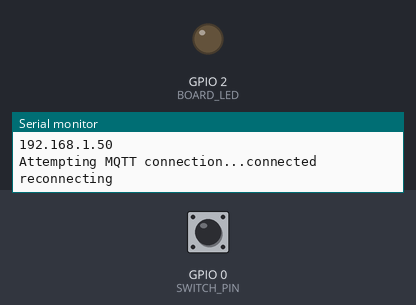
A sketch run on a simulated ESP8266 (Wemos D1 mini). Parts: output pins drawn as LEDs (lit = HIGH), the last lines printed to the serial monitor. Inputs (shaded band) come from the test bench; at power-on: GPIO 0 (SWITCH_PIN) HIGH. WiFi joins after 1.5 s; servers stay silent unless stated; random numbers use the default seed unless the sketch sets one; no MQTT or app messages arrive unless stated.

Above: at 2.7 s.
2.8 s: GPIO 0 (SWITCH_PIN) pulled LOW for 0.15 s
At 2.87 s:
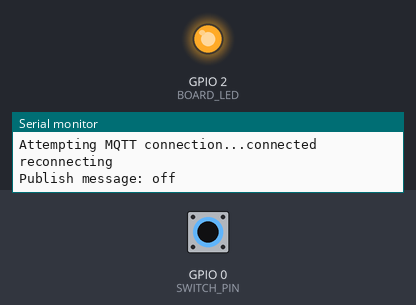
4.4 s: GPIO 0 (SWITCH_PIN) pulled LOW for 3.2 s
At 8.9 s:
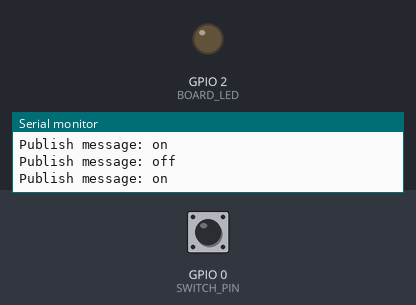
Timing chart, 0 to 10.4 s (numbered marks = the images above; inputs shaded):
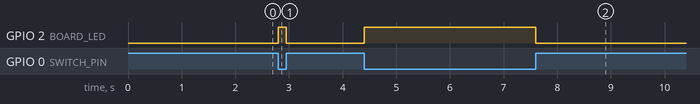

Measured:
- after the input at 2.8 s, GPIO 2 (BOARD_LED): LOW → HIGH at once, → LOW 0.15 s later
- after the input at 4.4 s, GPIO 2 (BOARD_LED): LOW → HIGH at once, → LOW 3.2 s later

The sketch:

mqtt_blink_switch.ino
```cpp
#include <ESP8266WiFi.h>
#include <PubSubClient.h>

/*
  Based on:
  https://www.arduino.cc/en/Tutorial/BuiltInExamples/Blink
  and
  https://github.com/knolleary/pubsubclient/blob/v2.8/examples/mqtt_esp8266/mqtt_esp8266.ino
*/

// PINS
const int BOARD_LED = 2; // d1 mini board led
const int SWITCH_PIN = 0; // D3-Pin
const int SWITCH_LED = 4; // D2-Pin
int switch_val = 0;

// NETWORK VALUES
const char* ssid = "PLACEHOLDER";
const char* password = "PLACEHOLDER";
const char* mqtt_server = "PLACEHOLDER";

// MQTT VALUES
const char* mqtt_username = "PLACEHOLDER";
const char* mqtt_password = "PLACEHOLDER";

int has_sent = 0;

WiFiClient espClient;
PubSubClient client(espClient);
unsigned long lastMsg = 0;
#define MSG_BUFFER_SIZE	(50)
char msg[MSG_BUFFER_SIZE];
int value = 0;

void setup_wifi() {

  delay(10);
  // We start by connecting to a WiFi network
  Serial.println();
  Serial.print("Connecting to ");
  Serial.println(ssid);

  WiFi.mode(WIFI_STA);
  WiFi.begin(ssid, password);

  Serial.print("setting up...");

  while (WiFi.status() != WL_CONNECTED) {
    delay(500);
    Serial.print(".");
  }

  randomSeed(micros());

  Serial.println("");
  Serial.println("WiFi connected");
  Serial.println("IP address: ");
  Serial.println(WiFi.localIP());
}

void callback(char* topic, byte* payload, unsigned int length) {
  Serial.print("Message arrived [");
  Serial.print(topic);
  Serial.print("] ");
  for (int i = 0; i < length; i++) {
    Serial.print((char)payload[i]);
  }
  Serial.println();

}

void reconnect() {
  // Loop until we're reconnected
  while (!client.connected()) {
    Serial.print("Attempting MQTT connection...");
    // Create a random client ID
    String clientId = "ESP8266Client-";
    clientId += String(random(0xffff), HEX);
    // Attempt to connect
    if (client.connect(clientId.c_str(), "PLACEHOLDER", "PLACEHOLDER")) {
    // if (client.connect(clientId.c_str(), mqtt_username, mqtt_password)) {
      Serial.println("connected");
      // Once connected, publish an announcement...
      client.publish("outTopic", "hello world");
      // ... and resubscribe
      client.subscribe("inTopic");
    } else {
      Serial.print("failed, rc=");
      Serial.print(client.state());
      Serial.println(" try again in 5 seconds");
      // Wait 5 seconds before retrying
      delay(5000);
    }
  }
}


// the setup function runs once when you press reset or power the board
void setup() {
  // initialize digital pins
  pinMode(BOARD_LED, OUTPUT);  // BOARD_LED
  pinMode(SWITCH_PIN, INPUT_PULLUP); // SWITCH

  // Serial.begin(115200);
  Serial.begin(9600);
  Serial.println("setup");
  setup_wifi();
  client.setServer(mqtt_server, 1883);
  // client.setCallback(callback);
}

// the loop function runs over and over again forever
void loop() {

  if (!client.connected()) {
    reconnect();
    Serial.println("reconnecting");
  }
  client.loop();

  switch_val = digitalRead(SWITCH_PIN);
  // Serial.println(has_sent);

  if (switch_val == LOW) {

    if (has_sent == 0) { // check to only publish the mqtt once per switch
      Serial.println("Publish message: off");
      digitalWrite(BOARD_LED, HIGH); // HIGH = voltage level
      client.publish("study_lamp", "false");
      has_sent = 1;
    }

  } else if (switch_val == HIGH) {

    if (has_sent == 1) {
      Serial.println("Publish message: on");
      digitalWrite(BOARD_LED, LOW);
      client.publish("study_lamp", "true");
      has_sent = 0;
    }

  }

}
```
